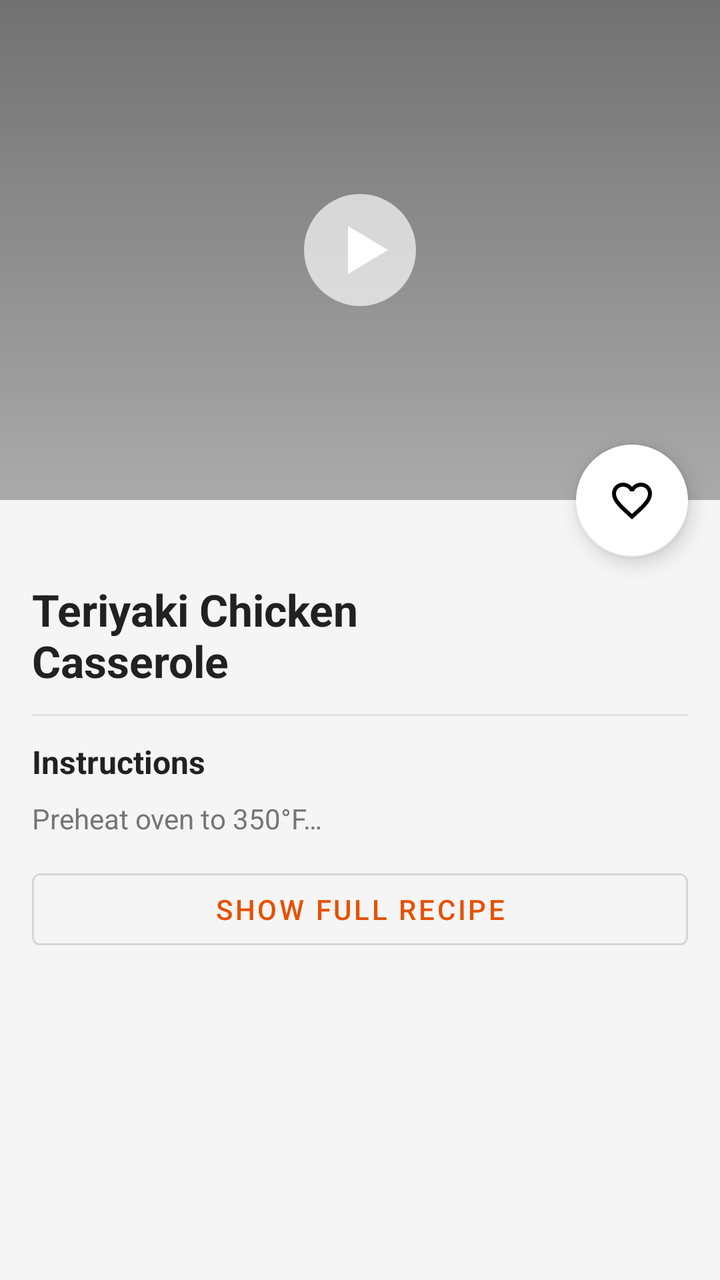
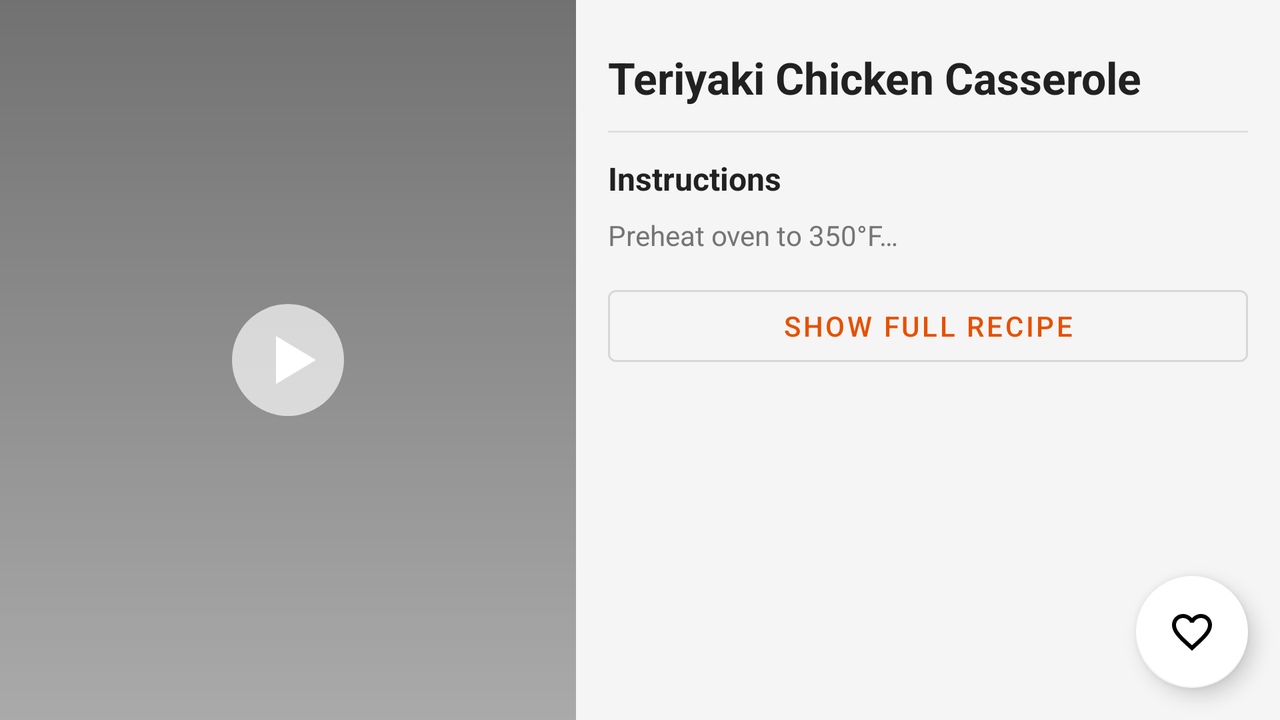

One screen, two layout resources from the same app: the default and the repository's alternative for another configuration. Each is rendered where Android would select it; the XML of both is given below.
<!-- AndroidManifest.xml: application theme Theme.RecipeApp -->
<!-- res/layout/fragment_recipe_detail.xml -->
<?xml version="1.0" encoding="utf-8"?>
<androidx.constraintlayout.widget.ConstraintLayout
    xmlns:android="http://schemas.android.com/apk/res/android"
    xmlns:app="http://schemas.android.com/apk/res-auto"
    xmlns:tools="http://schemas.android.com/tools"
    android:layout_width="match_parent"
    android:layout_height="match_parent"
    android:background="@color/screenBackground"
    tools:context=".Fragments.RecipeDetailFragment">

    <ImageView
        android:id="@+id/ivRecipeImage"
        android:layout_width="0dp"
        android:layout_height="250dp"
        android:scaleType="centerCrop"
        android:contentDescription="@string/recipe_image_desc"
        app:layout_constraintTop_toTopOf="parent"
        app:layout_constraintStart_toStartOf="parent"
        app:layout_constraintEnd_toEndOf="parent"
        tools:background="@android:color/darker_gray"/>

    <View
        android:layout_width="0dp"
        android:layout_height="0dp"
        android:background="@drawable/gradient_image_overlay"
        app:layout_constraintTop_toTopOf="@id/ivRecipeImage"
        app:layout_constraintBottom_toBottomOf="@id/ivRecipeImage"
        app:layout_constraintStart_toStartOf="parent"
        app:layout_constraintEnd_toEndOf="parent"/>

    <ImageButton
        android:id="@+id/btnBack"
        android:layout_width="40dp"
        android:layout_height="40dp"
        android:layout_marginStart="8dp"
        android:layout_marginTop="8dp"
        android:background="?attr/selectableItemBackgroundBorderless"
        android:src="@drawable/ic_back_arrow"
        android:contentDescription="@string/back"
        app:layout_constraintTop_toTopOf="@id/ivRecipeImage"
        app:layout_constraintStart_toStartOf="parent"/>

    <ImageButton
        android:id="@+id/btnPlayVideo"
        android:layout_width="64dp"
        android:layout_height="64dp"
        android:background="@null"
        android:src="@drawable/ic_play_circle"
        android:contentDescription="@string/play_video"
        android:visibility="gone"
        tools:visibility="visible"
        app:layout_constraintTop_toTopOf="@id/ivRecipeImage"
        app:layout_constraintBottom_toBottomOf="@id/ivRecipeImage"
        app:layout_constraintStart_toStartOf="parent"
        app:layout_constraintEnd_toEndOf="parent"/>

    <com.google.android.material.floatingactionbutton.FloatingActionButton
        android:id="@+id/fabFavorite"
        android:layout_width="wrap_content"
        android:layout_height="wrap_content"
        android:layout_marginEnd="16dp"
        android:layout_marginTop="-28dp"
        app:srcCompat="@drawable/ic_favorite_outline"
        app:backgroundTint="@color/white"
        app:layout_constraintTop_toBottomOf="@id/ivRecipeImage"
        app:layout_constraintEnd_toEndOf="parent"/>

    <androidx.core.widget.NestedScrollView
        android:layout_width="0dp"
        android:layout_height="0dp"
        app:layout_constraintTop_toBottomOf="@id/ivRecipeImage"
        app:layout_constraintBottom_toBottomOf="parent"
        app:layout_constraintStart_toStartOf="parent"
        app:layout_constraintEnd_toEndOf="parent">

        <LinearLayout
            android:layout_width="match_parent"
            android:layout_height="wrap_content"
            android:orientation="vertical"
            android:paddingStart="16dp"
            android:paddingEnd="16dp"
            android:paddingTop="40dp"
            android:paddingBottom="24dp">

            <TextView
                android:id="@+id/tvRecipeTitle"
                android:layout_width="match_parent"
                android:layout_height="wrap_content"
                android:layout_marginEnd="64dp"
                android:textColor="@color/textPrimary"
                android:textSize="22sp"
                android:textStyle="bold"
                tools:text="Teriyaki Chicken Casserole"/>

            <View
                android:layout_width="match_parent"
                android:layout_height="1dp"
                android:layout_marginTop="12dp"
                android:layout_marginBottom="12dp"
                android:background="@color/dividerColor"/>

            <TextView
                android:layout_width="match_parent"
                android:layout_height="wrap_content"
                android:text="@string/instructions_label"
                android:textColor="@color/textPrimary"
                android:textSize="16sp"
                android:textStyle="bold"
                android:layout_marginBottom="8dp"/>

            <TextView
                android:id="@+id/tvInstructionsPreview"
                android:layout_width="match_parent"
                android:layout_height="wrap_content"
                android:textColor="@color/textSecondary"
                android:textSize="14sp"
                android:lineSpacingMultiplier="1.5"
                tools:text="Preheat oven to 350°F…"/>

            <TextView
                android:id="@+id/tvInstructionsFull"
                android:layout_width="match_parent"
                android:layout_height="wrap_content"
                android:textColor="@color/textSecondary"
                android:textSize="14sp"
                android:lineSpacingMultiplier="1.5"
                android:visibility="gone"
                tools:text="Full instructions…"/>

            <com.google.android.material.button.MaterialButton
                android:id="@+id/btnExpandInstructions"
                style="@style/Widget.MaterialComponents.Button.OutlinedButton"
                android:layout_width="match_parent"
                android:layout_height="wrap_content"
                android:layout_marginTop="12dp"
                android:text="@string/show_full_recipe"/>

        </LinearLayout>
    </androidx.core.widget.NestedScrollView>

</androidx.constraintlayout.widget.ConstraintLayout>
<!-- resources referenced by this layout -->
<resources>
  <color name="dividerColor">#E0E0E0</color>
  <color name="screenBackground">#F5F5F5</color>
  <color name="textPrimary">#212121</color>
  <color name="textSecondary">#757575</color>
  <color name="white">#FFFFFFFF</color>
  <!-- drawable gradient_image_overlay (drawable) -->
  <?xml version="1.0" encoding="utf-8"?>
  <shape xmlns:android="http://schemas.android.com/apk/res/android">
      <gradient android:angle="270"
          android:startColor="#55000000"
          android:endColor="#00000000"/>
  </shape>
  <!-- drawable ic_favorite_outline (drawable) -->
  <?xml version="1.0" encoding="utf-8"?>
  <vector xmlns:android="http://schemas.android.com/apk/res/android"
      android:width="24dp" android:height="24dp"
      android:viewportWidth="24" android:viewportHeight="24">
      <path android:fillColor="#BDBDBD"
          android:pathData="M16.5,3c-1.74,0 -3.41,0.81 -4.5,2.09C10.91,3.81 9.24,3 7.5,3 4.42,3 2,5.42 2,8.5c0,3.78 3.4,6.86 8.55,11.54L12,21.35l1.45,-1.32C18.6,15.36 22,12.28 22,8.5 22,5.42 19.58,3 16.5,3zM12.1,18.55l-0.1,0.1 -0.1,-0.1C7.14,14.24 4,11.39 4,8.5 4,6.5 5.5,5 7.5,5c1.54,0 3.04,0.99 3.57,2.36h1.87C13.46,5.99 14.96,5 16.5,5c2,0 3.5,1.5 3.5,3.5 0,2.89 -3.14,5.74 -7.9,10.05z"/>
  </vector>
  <!-- drawable ic_play_circle (drawable) -->
  <?xml version="1.0" encoding="utf-8"?>
  <vector xmlns:android="http://schemas.android.com/apk/res/android"
      android:width="64dp" android:height="64dp"
      android:viewportWidth="64" android:viewportHeight="64">
      <path android:fillColor="#AAFFFFFF"
          android:pathData="M32,4A28,28 0 1,0 32,60A28,28 0 1,0 32,4z"/>
      <path android:fillColor="#FFFFFF"
          android:pathData="M26,20L26,44L46,32z"/>
  </vector>
  <string name="back">Back</string>
  <string name="instructions_label">Instructions</string>
  <string name="play_video">Play video</string>
  <string name="recipe_image_desc">Recipe image</string>
  <string name="show_full_recipe">Show Full Recipe</string>
  <style name="Theme.RecipeApp" parent="Theme.MaterialComponents.DayNight.NoActionBar">
          <item name="colorPrimary">@color/primaryColor</item>
          <item name="colorPrimaryVariant">@color/primaryDark</item>
          <item name="colorSecondary">@color/accent</item>
          <item name="android:colorBackground">@color/screenBackground</item>
      </style>
  <color name="primaryColor">#E65100</color>
  <color name="primaryDark">#BF360C</color>
  <color name="accent">#FF8A65</color>
</resources>
<!-- res/layout-land/fragment_recipe_detail.xml (the repository's variant of the layout above) -->
<!-- drawn on the phone turned sideways -->
<?xml version="1.0" encoding="utf-8"?>
<androidx.constraintlayout.widget.ConstraintLayout
    xmlns:android="http://schemas.android.com/apk/res/android"
    xmlns:app="http://schemas.android.com/apk/res-auto"
    xmlns:tools="http://schemas.android.com/tools"
    android:layout_width="match_parent"
    android:layout_height="match_parent"
    android:background="@color/screenBackground"
    tools:context=".Fragments.RecipeDetailFragment">

    <androidx.constraintlayout.widget.Guideline
        android:id="@+id/guideline"
        android:layout_width="wrap_content"
        android:layout_height="wrap_content"
        android:orientation="vertical"
        app:layout_constraintGuide_percent="0.45" />

    
    <ImageView
        android:id="@+id/ivRecipeImage"
        android:layout_width="0dp"
        android:layout_height="0dp"
        android:scaleType="centerCrop"
        android:contentDescription="@string/recipe_image_desc"
        app:layout_constraintTop_toTopOf="parent"
        app:layout_constraintBottom_toBottomOf="parent"
        app:layout_constraintStart_toStartOf="parent"
        app:layout_constraintEnd_toStartOf="@id/guideline"
        tools:background="@android:color/darker_gray"/>

    <View
        android:layout_width="0dp"
        android:layout_height="0dp"
        android:background="@drawable/gradient_image_overlay"
        app:layout_constraintTop_toTopOf="@id/ivRecipeImage"
        app:layout_constraintBottom_toBottomOf="@id/ivRecipeImage"
        app:layout_constraintStart_toStartOf="@id/ivRecipeImage"
        app:layout_constraintEnd_toEndOf="@id/ivRecipeImage"/>

    <ImageButton
        android:id="@+id/btnBack"
        android:layout_width="40dp"
        android:layout_height="40dp"
        android:layout_marginStart="8dp"
        android:layout_marginTop="8dp"
        android:background="?attr/selectableItemBackgroundBorderless"
        android:src="@drawable/ic_back_arrow"
        android:contentDescription="@string/back"
        app:layout_constraintTop_toTopOf="parent"
        app:layout_constraintStart_toStartOf="parent"/>

    <ImageButton
        android:id="@+id/btnPlayVideo"
        android:layout_width="64dp"
        android:layout_height="64dp"
        android:background="@null"
        android:src="@drawable/ic_play_circle"
        android:contentDescription="@string/play_video"
        android:visibility="gone"
        tools:visibility="visible"
        app:layout_constraintTop_toTopOf="@id/ivRecipeImage"
        app:layout_constraintBottom_toBottomOf="@id/ivRecipeImage"
        app:layout_constraintStart_toStartOf="@id/ivRecipeImage"
        app:layout_constraintEnd_toEndOf="@id/ivRecipeImage"/>

    
    <androidx.core.widget.NestedScrollView
        android:id="@+id/scrollView"
        android:layout_width="0dp"
        android:layout_height="0dp"
        app:layout_constraintTop_toTopOf="parent"
        app:layout_constraintBottom_toBottomOf="parent"
        app:layout_constraintStart_toEndOf="@id/guideline"
        app:layout_constraintEnd_toEndOf="parent">

        <LinearLayout
            android:layout_width="match_parent"
            android:layout_height="wrap_content"
            android:orientation="vertical"
            android:paddingStart="16dp"
            android:paddingEnd="16dp"
            android:paddingTop="24dp"
            android:paddingBottom="24dp">

            <TextView
                android:id="@+id/tvRecipeTitle"
                android:layout_width="match_parent"
                android:layout_height="wrap_content"
                android:textColor="@color/textPrimary"
                android:textSize="22sp"
                android:textStyle="bold"
                tools:text="Teriyaki Chicken Casserole"/>

            <View
                android:layout_width="match_parent"
                android:layout_height="1dp"
                android:layout_marginTop="12dp"
                android:layout_marginBottom="12dp"
                android:background="@color/dividerColor"/>

            <TextView
                android:layout_width="match_parent"
                android:layout_height="wrap_content"
                android:text="@string/instructions_label"
                android:textColor="@color/textPrimary"
                android:textSize="16sp"
                android:textStyle="bold"
                android:layout_marginBottom="8dp"/>

            <TextView
                android:id="@+id/tvInstructionsPreview"
                android:layout_width="match_parent"
                android:layout_height="wrap_content"
                android:textColor="@color/textSecondary"
                android:textSize="14sp"
                android:lineSpacingMultiplier="1.5"
                tools:text="Preheat oven to 350°F…"/>

            <TextView
                android:id="@+id/tvInstructionsFull"
                android:layout_width="match_parent"
                android:layout_height="wrap_content"
                android:textColor="@color/textSecondary"
                android:textSize="14sp"
                android:lineSpacingMultiplier="1.5"
                android:visibility="gone"
                tools:text="Full instructions…"/>

            <com.google.android.material.button.MaterialButton
                android:id="@+id/btnExpandInstructions"
                style="@style/Widget.MaterialComponents.Button.OutlinedButton"
                android:layout_width="match_parent"
                android:layout_height="wrap_content"
                android:layout_marginTop="12dp"
                android:text="@string/show_full_recipe"/>

        </LinearLayout>
    </androidx.core.widget.NestedScrollView>

    <com.google.android.material.floatingactionbutton.FloatingActionButton
        android:id="@+id/fabFavorite"
        android:layout_width="wrap_content"
        android:layout_height="wrap_content"
        android:layout_marginEnd="16dp"
        android:layout_marginBottom="16dp"
        app:srcCompat="@drawable/ic_favorite_outline"
        app:backgroundTint="@color/white"
        app:layout_constraintBottom_toBottomOf="parent"
        app:layout_constraintEnd_toEndOf="parent"/>

</androidx.constraintlayout.widget.ConstraintLayout>
